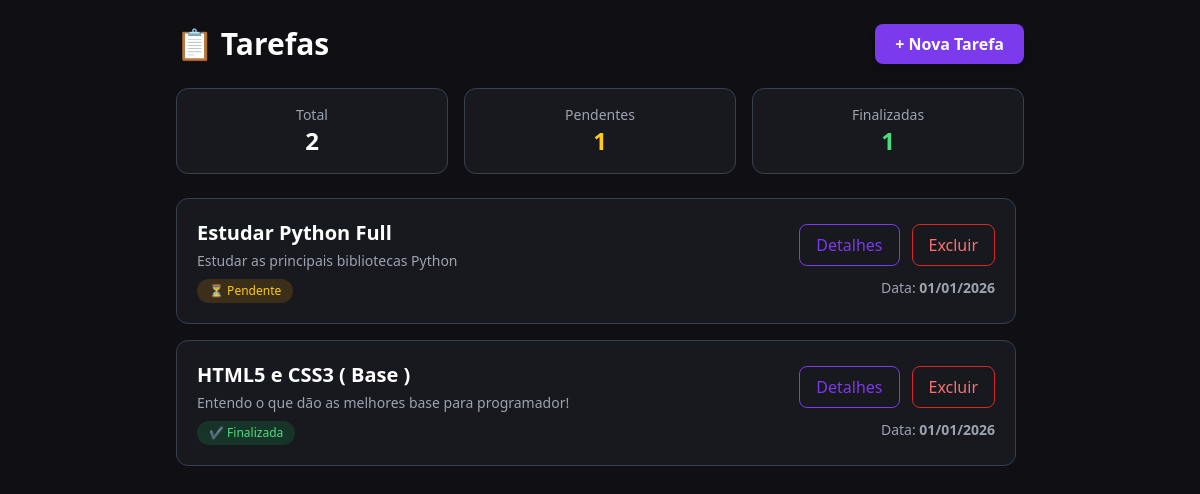
The app's page /, older data.
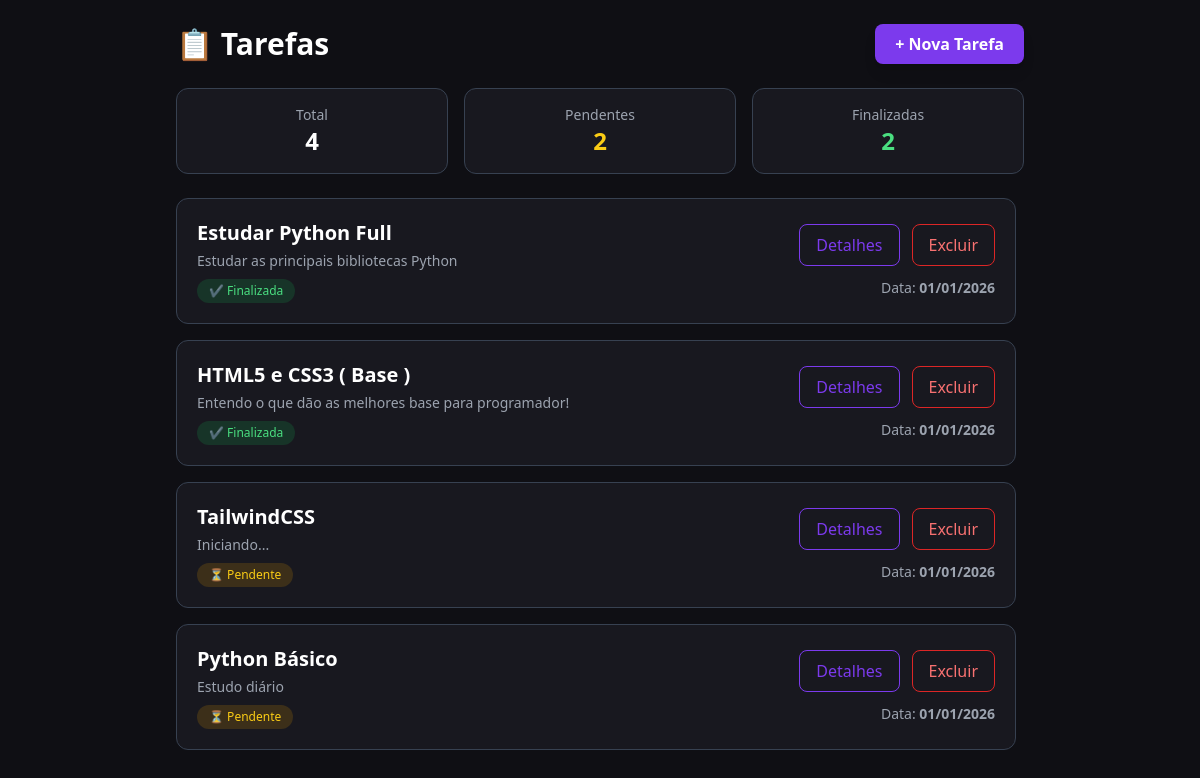
The same page, newer data.
### tarefas/models.py (models this page shows)
class Tarefa(models.Model):
    titulo = models.CharField(max_length=100)
    descricao = models.TextField(blank=True)
    finalizado = models.BooleanField(default=False)
    criado_em = models.DateTimeField(auto_now_add=True)

### tarefas/views.py (the view)
# urls.py: path('', views.listar_tarefas, name='listar_tarefas'),
def listar_tarefas(request):
    tarefas = Tarefa.objects.all()
    total = tarefas.count()
    pendentes = tarefas.filter(finalizado=False).count()
    finalizadas = tarefas.filter(finalizado=True).count()
    return render(request, 'tarefas/listar.html', {
        'tarefas': tarefas,
        'total': total,
        'pendentes': pendentes,
        'finalizadas': finalizadas,
    })

### tarefas/templates/tarefas/listar.html (shortened to what this page needs)
<!DOCTYPE html>
<html lang="pt-BR">
<head>
    <script src="https://cdn.tailwindcss.com"></script>
</head>
<body class="bg-dark text-gray-200 min-h-screen">
<div class="max-w-4xl mx-auto p-6 flex flex-col h-screen">
    <div class="shrink-0">
        <div class="flex flex-col sm:flex-row sm:items-center sm:justify-between gap-4 mb-6">
            <h1 class="text-3xl font-bold text-white">📋 Tarefas</h1>
            <a href="{% url 'nova_tarefa' %}"
               class="px-5 py-2 rounded-lg bg-primary hover:bg-purple-700 transition
                      text-white font-semibold shadow-lg">
                + Nova Tarefa
            </a>
        </div>
        <div class="grid grid-cols-1 sm:grid-cols-3 gap-4 mb-6">
            <div class="bg-card border border-gray-700 rounded-xl p-4 text-center">
                <p class="text-gray-400 text-sm">Total</p>
                <p class="text-2xl font-bold text-white">{{ total }}</p>
            </div>
            <div class="bg-card border border-gray-700 rounded-xl p-4 text-center">
                <p class="text-gray-400 text-sm">Pendentes</p>
                <p class="text-2xl font-bold text-yellow-400">{{ pendentes }}</p>
            </div>
            <div class="bg-card border border-gray-700 rounded-xl p-4 text-center">
                <p class="text-gray-400 text-sm">Finalizadas</p>
                <p class="text-2xl font-bold text-green-400">{{ finalizadas }}</p>
            </div>
        </div>
    </div>
    <div class="flex-1 overflow-y-auto pr-2">
        <ul class="space-y-4">
            {% for tarefa in tarefas %}
            <li class="bg-card border border-gray-700 rounded-xl p-5
                       flex flex-col md:flex-row md:items-center md:justify-between
                       gap-4 hover:border-primary transition">
                <div>
                    <h2 class="text-xl font-semibold text-white">
                        {{ tarefa.titulo }}
                    </h2>
                    <p class="text-gray-400 text-sm mt-1">
                        {{ tarefa.descricao }}
                    </p>
                    {% if tarefa.finalizado %}
                        <span class="inline-block mt-2 px-3 py-1 text-xs rounded-full
                                     bg-green-600/20 text-green-400">
                            ✔ Finalizada
                        </span>
                    {% else %}
                        <span class="inline-block mt-2 px-3 py-1 text-xs rounded-full
                                     bg-yellow-600/20 text-yellow-400">
                            ⏳ Pendente
                        </span>
                    {% endif %}
                </div>
                <div class="flex flex-col"> <div class="flex gap-3">
                        <a href="{% url 'detalhes_tarefa' tarefa.id %}"
                        class="px-4 py-2 rounded-lg border border-primary text-primary hover:bg-primary hover:text-white transition">
                            Detalhes
                        </a>
                        <button onclick="openModal('{{ tarefa.id }}')"
                                class="px-4 py-2 rounded-lg border border-red-600 text-red-400 hover:bg-red-600 hover:text-white transition">
                            Excluir
                        </button>
                    </div>
                    <p class="mt-3 text-sm text-gray-400 text-end">
                        Data: <strong>{{ tarefa.criado_em|date:"d/m/Y" }}</strong>
                    </p>
                </div>
            </li>
            {% empty %}
            <li class="text-center text-gray-400 py-10">
                Nenhuma tarefa cadastrada.
            </li>
            {% endfor %}
        </ul>
    </div>
</div>
</body>
</html>

Row changes from the older to the newer data that the page shows:
changed Tarefa "Estudar Python Full": finalizado "⏳ Pendente" → "✔ Finalizada"
added Tarefa: titulo "TailwindCSS", descricao "Iniciando...", finalizado "⏳ Pendente", criado_em "01/01/2026"
added Tarefa: titulo "Python Básico", descricao "Estudo diário", finalizado "⏳ Pendente", criado_em "01/01/2026"
Text that changed along with them:
{{ total }}: "2" → "4"
{{ pendentes }}: "1" → "2"
{{ finalizadas }}: "1" → "2"
